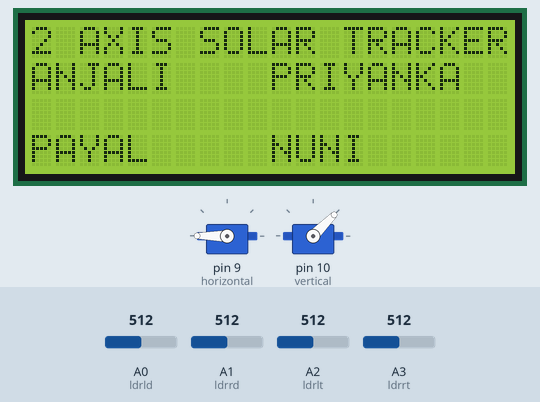
The sketch below on a simulated Arduino Uno, built with avr-gcc and run on an emulated ATmega328P. Shown: 20×4 character LCD, 2 × servo. The inputs (shaded band) are chosen by the test bench; at power-on: A0 (ldrld) = 512, A1 (ldrrd) = 512, A2 (ldrlt) = 512, A3 (ldrrt) = 512.

Above: at 3.8 s.
3.9 s: A0 (ldrld) set to 684
5.4 s: A0 (ldrld) set to 710
At 6.6 s:
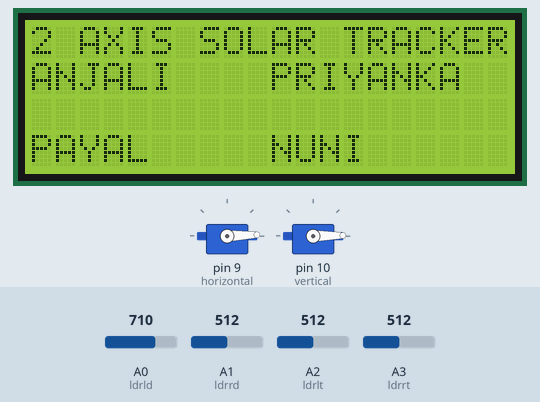
7.3 s: A1 (ldrrd) set to 147
8.8 s: A1 (ldrrd) set to 122
At 10.1 s:
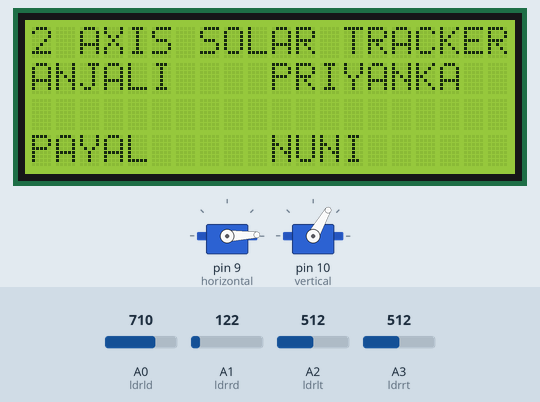
10.9 s: A1 (ldrrd) set to 482
12.4 s: A1 (ldrrd) set to 507
At 12.55 s:
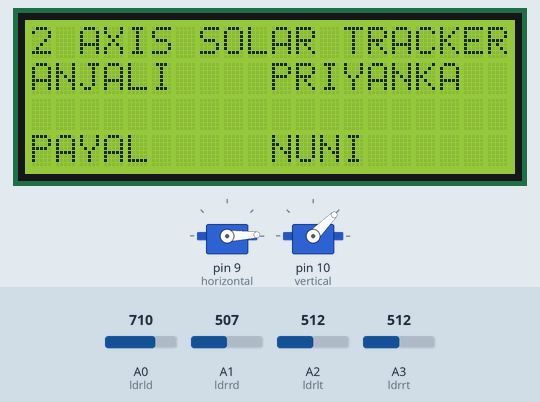
Timing chart, 0 to 15.4 s (numbered marks = the images above; inputs shaded):
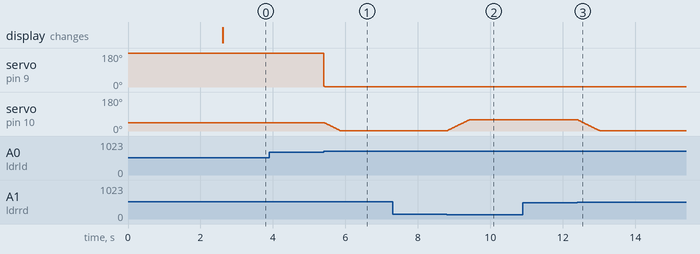

The sketch:

code_final_year.ino
```cpp
#include <Servo.h>

#include <Servo.h>
#include <LiquidCrystal_I2C.h>

#include <Wire.h>
LiquidCrystal_I2C lcd(0x27, 20, 4);

Servo horizontal; // horizontal servo
int servoh = 5;
int servohLimitHigh = 100;
int servohLimitLow = 2;

// 65 degrees MAX

Servo vertical; // vertical servo
int servov = 45;
int servovLimitHigh = 60;
int servovLimitLow = 1;

// LDR pin connections
// name = analogpin;
int ldrlt = A2; //LDR top left - BOTTOM LEFT <--- BDG
int ldrrt = A3; //LDR top rigt - BOTTOM RIGHT
int ldrld = A0; //LDR down left - TOP LEFT
int ldrrd = A1; //ldr down rigt - TOP RIGHT

void setup(){

lcd.init();
lcd.backlight();

horizontal.attach(9);
vertical.attach(10);
horizontal.write(180);
vertical.write(45);
delay(2500);
 lcd.setCursor(0,0);
lcd.print("2 AXIS SOLAR TRACKER");

lcd.setCursor(0,1);
lcd.print("ANJALI");

   lcd.setCursor(10,1);
lcd.print("PRIYANKA");

lcd.setCursor(0,3);
lcd.print("PAYAL");

lcd.setCursor(10,3);
lcd.print("NUNI");


   pinMode(ldrlt,INPUT);
   pinMode(ldrld,INPUT);
   pinMode(ldrrt,INPUT);
   pinMode(ldrrd,INPUT);
}
void loop() {

int lt = analogRead(ldrlt); // top left
int rt = analogRead(ldrrt); // top right
int ld = analogRead(ldrld); // down left
int rd = analogRead(ldrrd); // down right
int dtime = 10; int tol = 90; // dtime=diffirence time, tol=toleransi
int avt = (lt + rt) / 2; // average value top
int avd = (ld + rd) / 2; // average value down
int avl = (lt + ld) / 2; // average value left
int avr = (rt + rd) / 2; // average value right
int dvert = avt - avd; // check the diffirence of up and down
int dhoriz = avl - avr;// check the diffirence og left and rigt

if (-1*tol > dvert || dvert > tol)
 {
 if (avt > avd)
 {
 servov = ++servov;
 if (servov > servovLimitHigh)
 {servov = servovLimitHigh;}
 }
 else if (avt < avd)
 {servov= --servov;
 if (servov < servovLimitLow)
 { servov = servovLimitLow;}
 }
 vertical.write(servov);
 }
if (-1*tol > dhoriz || dhoriz > tol) // check if the diffirence is in the tolerance else change horizontal angle
 {
 if (avl > avr)
 {
 servoh = --servoh;
 if (servoh < servohLimitLow)
 {
 servoh = servohLimitLow;
 }
 }
 else if (avl < avr)
 {
 servoh = ++servoh;
 if (servoh > servohLimitHigh)
 {
 servoh = servohLimitHigh;
 }
 }
 else if (avl = avr)
 {
 delay(5000);
 }
 horizontal.write(servoh);
 }

 delay(dtime);

}
```

Measured:
- the behaviour switches between 693 and 694 on A0 (ldrld) (found by bisection; images 0 and 1)
- the behaviour switches between 134 and 133 on A1 (ldrrd) (found by bisection; images 1 and 2)
- the behaviour switches between 495 and 496 on A1 (ldrrd) (found by bisection; images 2 and 3)
- after the input at 3.9 s, every drawn part: stays the same
- after the input at 5.4 s, servo on pin 9 (horizontal): 180° → 2° at once; servo on pin 10 (vertical): moves from 45° to 1° over 0.45 s, starting at once
- after the input at 7.3 s, every drawn part: stays the same
- after the input at 8.8 s, servo on pin 10 (vertical): moves from 1° to 60° over 0.61 s, starting at once
- after the input at 10.9 s, every drawn part: stays the same
- after the input at 12.4 s, servo on pin 10 (vertical): moves from 60° to 1° over 0.61 s, starting at once
